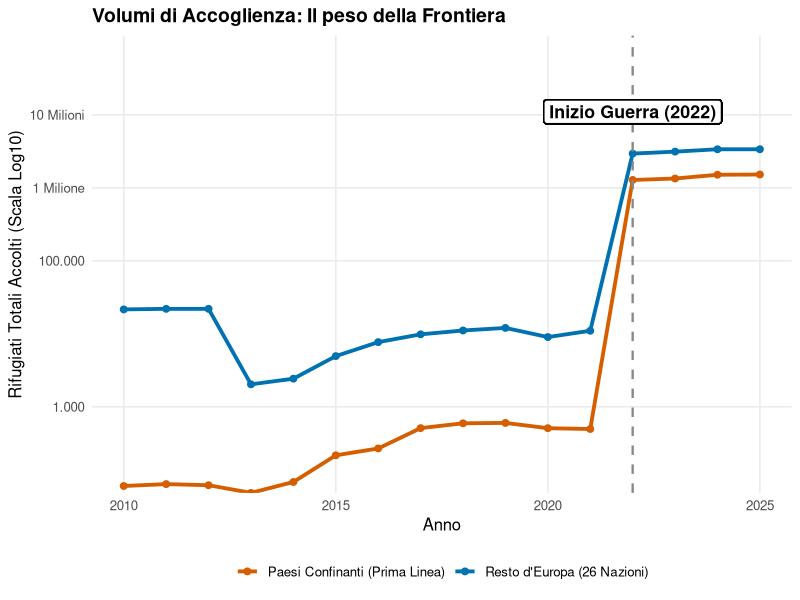
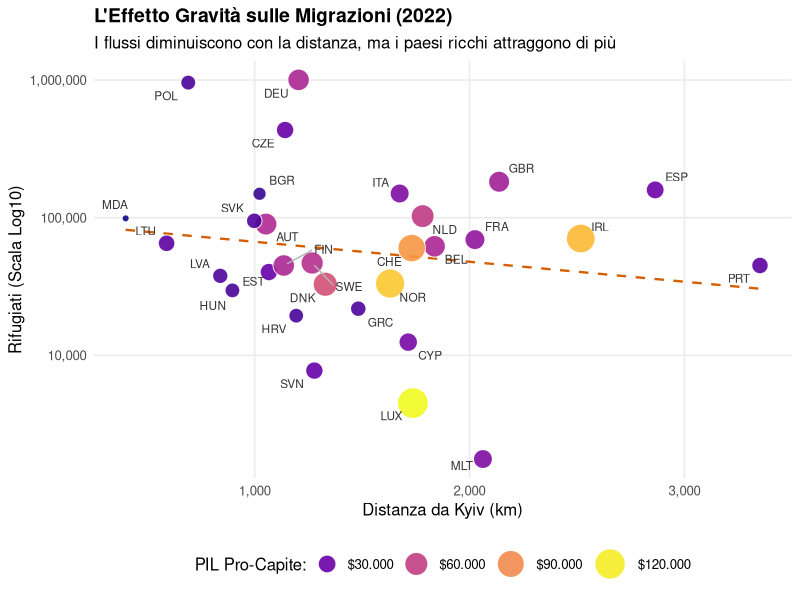
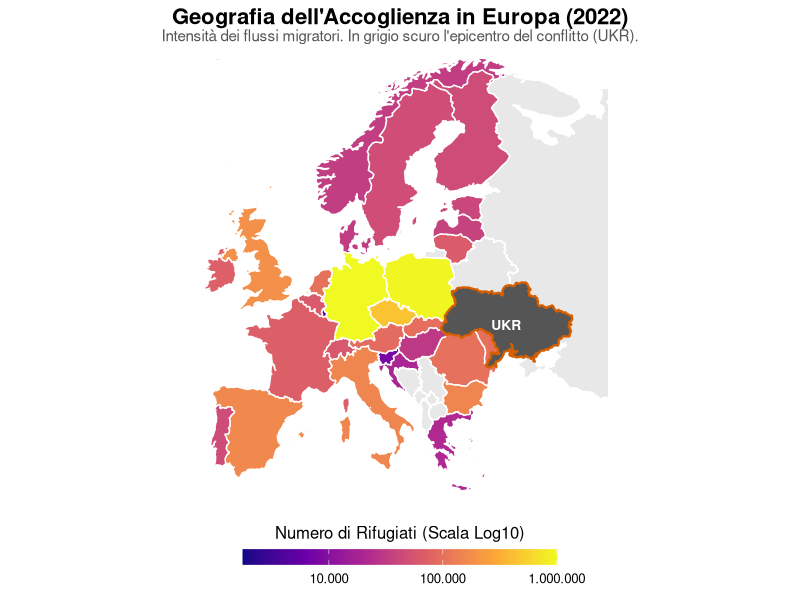
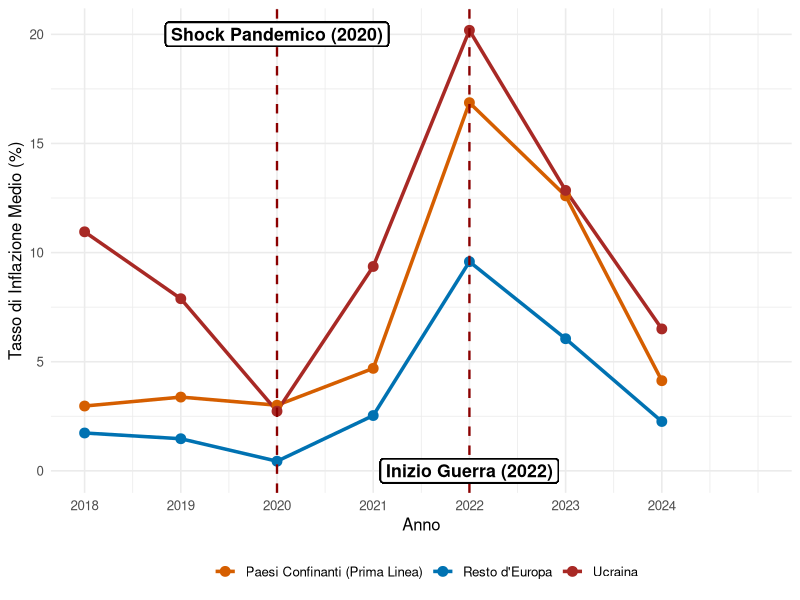
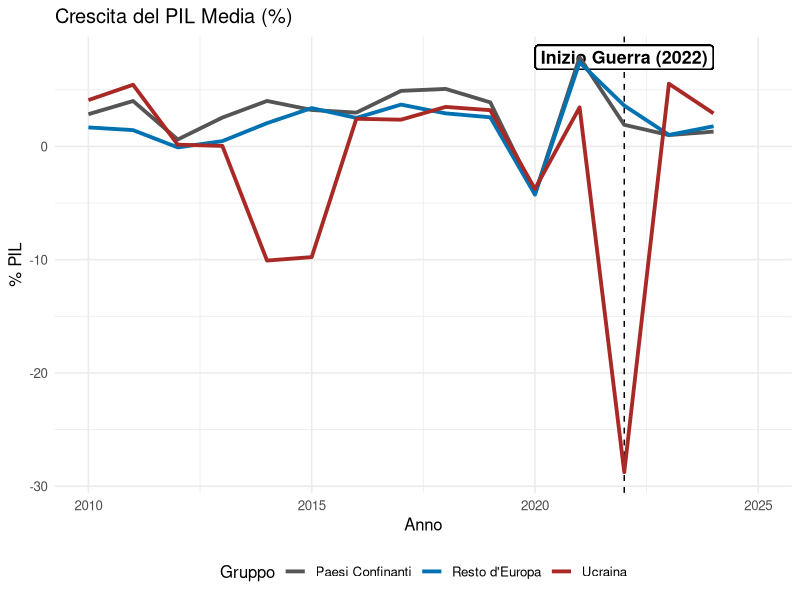

Write R code to recreate these figures, in order.
## ---- chunk 1
#| echo: false
#| message: false
#| warning: false
library(tidyverse)
library(knitr)
library(kableExtra)
library(here)

# Caricamento del dataset (Assicurati che il percorso sia corretto)
master_data <- read_csv(here("DATA/PROCESSED/master_dataset_ukraine.csv"))
df <- read_csv(here("DATA/PROCESSED/dataset_finale_integrato.csv"))
## ---- chunk 2
#| echo: false
#| message: false
#| warning: false

library(knitr)
library(kableExtra)
library(dplyr)

codebook_data <- data.frame(
  Categoria = c("Target (Y)", "Push (X1)", "Pull (X2)", "Friction (X3)", 
                "Macro Shock", "Macro Shock", "Controllo", "Controllo"),
  Variabile = c("Refugees", "Total_Fatalities", "GDP_per_capita", "Dist_km", 
                "crescita_pil", "inflazione", "Periodo", "Confine"),
  Descrizione = c("Flussi rifugiati ucraini", "Intensità conflitto (vittime)", 
                  "Ricchezza paese destinaz.", "Distanza lineare da Kyiv", 
                  "Variazione % PIL reale", "Variazione % prezzi",
                  "Fasi: 2010-13, 14-21, 22-24", "Dummy contiguità (1/0)"),
  Fonte = c("UNHCR", "ACLED", "World Bank", "CEPII", "World Bank", "World Bank", "-", "-")
)

kable(codebook_data, format = "latex", booktabs = TRUE) %>%
  kable_styling(
    latex_options = c("hold_position"),
    font_size = 6
  ) %>%
  column_spec(1, bold = TRUE)
## ---- chunk 3
#| echo: false
#| warning: false
#| message: false

library(tidyverse)
library(knitr)
library(kableExtra)

# Usiamo il dataset definitivo
# (Assicurati che 'df' o 'dataset_finale' sia caricato in memoria)
stats_by_year <- df %>%
  filter(Year >= 2018 & Year <= 2024) %>%
  group_by(Year) %>%
  summarise(
    Tot_Rif = sum(Refugees, na.rm = TRUE),
    Vittime = max(Total_Fatalities, na.rm = TRUE), # max perché è costante per anno
    Infl_Media = mean(inflazione, na.rm = TRUE)
  ) %>%
  mutate(across(where(is.numeric), ~round(., 1)))

# Tabella professionale con 4 colonne
kable(stats_by_year, format = "latex", booktabs = TRUE, 
      col.names = c("Anno", "Tot. Rifugiati", "Vittime Guerra", "Inflazione Media (%)")) %>%
  kable_styling(latex_options = c("striped", "hold_position"), font_size = 8) %>%
  # Evidenziamo la riga del 2022 (quarta riga se partiamo dal 2018)
  row_spec(5, bold = TRUE, background = "#F2F2F2")
## ---- chunk 4
#| echo: false
#| warning: false
#| message: false
#| fig-align: "center"
#| out-width: "85%"
#| fig-height: 4.2

library(tidyverse)
library(scales)
library(here)

# Carichiamo il dataset unico
df <- read_csv(here("DATA/PROCESSED/dataset_finale_integrato.csv"))

# Creiamo i gruppi e calcoliamo la SOMMA dei rifugiati
df_flussi <- df %>%
  filter(iso3 != "UKR") %>% # Escludiamo l'Ucraina (origine)
  mutate(Gruppo = if_else(iso3 %in% c("POL", "ROU", "SVK", "HUN", "MDA"), 
                          "Paesi Confinanti (Prima Linea)", 
                          "Resto d'Europa (26 Nazioni)")) %>%
  group_by(Year, Gruppo) %>%
  summarise(Totale_Rifugiati = sum(Refugees, na.rm = TRUE), .groups = "drop")

# Creiamo il grafico
ggplot(df_flussi, aes(x = Year, y = Totale_Rifugiati + 1, color = Gruppo)) +
  geom_line(linewidth = 1.3) +
  geom_point(size = 2) +
  
  # Linea dell'invasione
  geom_vline(xintercept = 2022, linetype = "dashed", color = "#888888", linewidth = 0.8) +
  geom_label(aes(x = 2022, y = 11000000, label = "Inizio Guerra (2022)"),
             size = 4.5, color = "black", fontface = "bold", fill = "white", label.size = 0.5) +
  
  # Scala Logaritmica
  scale_y_log10(
    breaks = c(1, 1000, 100000, 1000000, 10000000),
    labels = c("0", "1.000", "100.000", "1 Milione", "10 Milioni"),
    expand = expansion(mult = c(0, 0.2)) 
  ) +
  
  # Colori coordinati con l'analisi macroeconomica successiva
  scale_color_manual(values = c(
    "Paesi Confinanti (Prima Linea)" = "#D55E00", 
    "Resto d'Europa (26 Nazioni)" = "#0072B2"
  )) +
  
  theme_minimal(base_size = 12) +
  theme(
    legend.position = "bottom",
    legend.title = element_blank(), 
    plot.title = element_text(face = "bold", size = 14),
    panel.grid.minor = element_blank()
  ) +
  labs(
    title = "Volumi di Accoglienza: Il peso della Frontiera",
    x = "Anno",
    y = "Rifugiati Totali Accolti (Scala Log10)"
  )
## ---- chunk 5
#| fig-pos: "H"
#| fig-width: 8
#| fig-height: 5
#| out-width: "100%"
#| warning: false
#| message: false

library(ggplot2)
library(scales)
library(ggrepel)
library(dplyr)
library(tidyr) # Ci serve per la funzione drop_na()

master_data %>%
  # 1. Pulizia: Togliamo chi ha 0 rifugiati (evita log di 0) 
  filter(Year == 2022, Refugees > 0) %>%
  # E togliamo eventuali righe con dati mancanti per evitare i Warning
  drop_na(Dist_km, GDP_per_capita, Refugees) %>%
  
  ggplot(aes(x = Dist_km, y = Refugees)) +
  
  geom_smooth(method = "lm", se = FALSE, color = "#D55E00", linetype = "dashed", linewidth = 0.8) +
  
  # 2. Doppio mapping: Size E Fill dipendono entrambi dal PIL pro-capite
  geom_point(aes(size = GDP_per_capita, fill = GDP_per_capita), 
             shape = 21, color = "white", alpha = 0.9) +
  
  geom_text_repel(aes(label = iso3), 
                  size = 3, color = "#333333",
                  box.padding = 0.4, point.padding = 0.3, segment.color = "grey70") +
  
  # Formattazione assi pulita
  scale_y_log10(labels = comma) +
  scale_x_continuous(labels = comma) +
  
  # 3. Risoluzione errori formato numeri e unione legende
  # Diamo a entrambe le scale lo STESSO nome così R le unisce in una sola legenda
  scale_size_continuous(name = "PIL Pro-Capite:", 
                        range = c(2, 10), 
                        labels = dollar_format(prefix = "$", big.mark = ".", decimal.mark = ",")) +
  
  scale_fill_viridis_c(name = "PIL Pro-Capite:", 
                       option = "plasma", # Palette che va dal viola scuro al giallo chiaro
                       labels = dollar_format(prefix = "$", big.mark = ".", decimal.mark = ",")) +
  
  # Forziamo la legenda a combinare dimensione e colore nei pallini in basso
  guides(fill = guide_legend(), size = guide_legend()) +
  
  theme_minimal(base_size = 12) +
  theme(
    legend.position = "bottom",
    plot.title = element_text(face = "bold", size = 14),
    panel.grid.minor = element_blank()
  ) +
  labs(
    title = "L'Effetto Gravità sulle Migrazioni (2022)",
    subtitle = "I flussi diminuiscono con la distanza, ma i paesi ricchi attraggono di più",
    x = "Distanza da Kyiv (km)", 
    y = "Rifugiati (Scala Log10)"
  )
## ---- chunk 6
#| fig-pos: "H"
#| fig-width: 8
#| fig-height: 7
#| out-width: "100%"
#| message: false
#| warning: false

library(ggplot2)
library(sf)
library(rnaturalearth)
library(rnaturalearthdata)
library(dplyr)
library(scales)

# 1. Scarichiamo i confini dell'Europa
europe <- ne_countries(scale = "medium", returnclass = "sf", continent = "Europe")

# 2. Filtriamo i nostri dati per il 2022
map_data_2022 <- master_data %>% filter(Year == 2022)

# 3. Uniamo usando adm0_a3 (molto più affidabile di iso_a3 per i confini)
europe_data <- europe %>% 
  left_join(map_data_2022, by = c("adm0_a3" = "iso3"))

# 4. Disegniamo la mappa
ggplot(data = europe_data) +
  # Livello 1: Sfondo per tutti i paesi europei (grigio chiaro)
  geom_sf(fill = "#E8E8E8", color = "white", linewidth = 0.4) +
  
  # Livello 2: Coloriamo solo i paesi del nostro dataset con i rifugiati
  geom_sf(aes(fill = Refugees), color = "white", linewidth = 0.5) +
  
  # Livello 3: Evidenziamo l'Ucraina come "Epicentro" (grigio scuro, bordo rosso)
  geom_sf(data = europe_data %>% filter(adm0_a3 == "UKR"),
          fill = "#555555", color = "#D55E00", linewidth = 0.8) +
  geom_sf_text(data = europe_data %>% filter(adm0_a3 == "UKR"),
               aes(label = "UKR"), color = "white", size = 3.5, fontface = "bold") +
  
  # Inquadratura allargata per includere Portogallo, Scandinavia e Cipro
  coord_sf(xlim = c(-12, 45), ylim = c(34, 71), expand = FALSE) +
  
  # Scala colori "Plasma" con legenda orizzontale formattata
  scale_fill_viridis_c(
    option = "plasma", 
    trans = "log10", 
    labels = comma_format(big.mark = ".", decimal.mark = ","),
    na.value = "transparent", # Lascia trasparire lo sfondo grigio
    name = "Numero di Rifugiati (Scala Log10)",
    guide = guide_colorbar(
      direction = "horizontal",
      barheight = unit(4, "mm"),
      barwidth = unit(80, "mm"),
      title.position = "top",
      title.hjust = 0.5
    )
  ) +
  
  # Tema mappa pulito
  theme_void(base_size = 12) +
  theme(
    legend.position = "bottom",
    legend.margin = margin(t = 10, b = 10),
    plot.title = element_text(face = "bold", size = 16, hjust = 0.5),
    plot.subtitle = element_text(size = 11, hjust = 0.5, color = "#555555", margin = margin(b = 10)),
  ) +
  labs(
    title = "Geografia dell'Accoglienza in Europa (2022)",
    subtitle = "Intensità dei flussi migratori. In grigio scuro l'epicentro del conflitto (UKR)."
  )
## ---- chunk 7
#| echo: false
#| warning: false
#| message: false
#| fig-align: "center"
#| out-width: "85%"
#| fig-width: 8
#| fig-height: 4.2

library(tidyverse)
library(here)

df <- read_csv(here("DATA/PROCESSED/dataset_finale_integrato.csv"))

# Calcoliamo la media dell'inflazione per i TRE gruppi (inclusa Ucraina)
df_inflazione <- df %>%
  filter(Year >= 2018) %>%
  mutate(Gruppo = case_when(
    iso3 == "UKR" ~ "Ucraina",
    iso3 %in% c("POL", "ROU", "SVK", "HUN", "MDA") ~ "Paesi Confinanti (Prima Linea)", 
    TRUE ~ "Resto d'Europa"
  )) %>%
  group_by(Year, Gruppo) %>%
  summarise(Media_Inflazione = mean(inflazione, na.rm = TRUE), .groups = 'drop')

# Creiamo il grafico
ggplot(df_inflazione, aes(x = Year, y = Media_Inflazione, color = Gruppo)) +
  geom_line(linewidth = 1.2) +
  geom_point(size = 3) +
  geom_vline(xintercept = 2022, linetype = "dashed", color = "darkred", linewidth = 0.8) +
  geom_vline(xintercept = 2020, linetype = "dashed", color = "darkred", linewidth = 0.8) +
    geom_label(
    aes(x = 2022, y = 0), label = "Inizio Guerra (2022)", na.rm = TRUE,
    size = 4.5, color = "black", fontface = "bold", fill = "white", label.size = 0.5,
    inherit.aes = FALSE
  ) + 
  geom_label(
    aes(x = 2020, y = 20), label = "Shock Pandemico (2020)", na.rm = TRUE,
    size = 4.5, color = "black", fontface = "bold", fill = "white", label.size = 0.5,
    inherit.aes = FALSE
  ) +
  scale_color_manual(values = c(
    "Ucraina" = "#A82925",                           # Rosso scuro (Epicentro)
    "Paesi Confinanti (Prima Linea)" = "#D55E00",    # Arancione (Frontiera)
    "Resto d'Europa" = "#0072B2"                     # Blu (Periferia/Resto)
  )) +
  scale_x_continuous(breaks = 2018:2024) +
  labs(
    y = "Tasso di Inflazione Medio (%)",
    x = "Anno",
    color = ""
  ) +
  theme_minimal(base_size = 12) +
  theme(legend.position = "bottom")
## ---- chunk 8
#| echo: false
#| message: false
#| warning: false

library(tidyverse)
library(here)

# Carichiamo il dataset unico
df <- read_csv(here("DATA/PROCESSED/dataset_finale_integrato.csv"))

# Creiamo le categorie per il confronto
df_groups <- df %>%
  mutate(Gruppo = case_when(
    iso3 == "UKR" ~ "Ucraina",
    iso3 %in% c("POL", "ROU", "SVK", "HUN", "MDA") ~ "Paesi Confinanti",
    TRUE ~ "Resto d'Europa"
  )) %>%
  # Calcoliamo le medie per gruppo per ogni anno
  group_by(Year, Gruppo, periodo) %>%
  summarise(
    crescita_pil = mean(crescita_pil, na.rm = TRUE),
    inflazione = mean(inflazione, na.rm = TRUE),
    .groups = "drop"
  )
## ---- chunk 9
ggplot(df_groups, aes(x = Year, y = crescita_pil, color = Gruppo)) +
  geom_vline(xintercept = 2022, linetype = "dashed", color = "black") + 
  geom_label(aes(x = 2022, y = max(df_groups$crescita_pil, na.rm = TRUE), label = "Inizio Guerra (2022)"),
             size = 4.5, color = "black", fontface = "bold", fill = "white", label.size = 0.5) +
  geom_line(linewidth = 1.3) +
  scale_color_manual(values = c(
    "Ucraina" = "#A82925",          # Rosso Unibo
    "Paesi Confinanti" = "#555555", # Grigio scuro
    "Resto d'Europa" = "#0072B2"    # Blu accademico
  )) +
  theme_minimal(base_size = 12) +
  labs(title = "Crescita del PIL Media (%)", x = "Anno", y = "% PIL") +
  theme(legend.position = "bottom")
## ---- chunk 10
#| echo: false
#| message: false
#| warning: false

library(tidyverse)
library(knitr)
library(kableExtra)

# Prepariamo i dati filtrando i periodi di interesse
df_stats <- df %>%
  filter(periodo %in% c("Pre-guerra", "Post-guerra")) %>%
  mutate(Gruppo = case_when(
    iso3 == "UKR" ~ "UKR",
    iso3 %in% c("POL", "ROU", "SVK", "HUN", "MDA") ~ "Conf.",
    TRUE ~ "Resto"
  )) %>%
  group_by(Gruppo, periodo) %>%
  summarise(
    Media = mean(crescita_pil, na.rm = TRUE),
    SD = sd(crescita_pil, na.rm = TRUE),
    Min = min(crescita_pil, na.rm = TRUE),
    Max = max(crescita_pil, na.rm = TRUE),
    .groups = "drop"
  )

kable(df_stats, format = "latex", booktabs = TRUE, digits = 1) %>%
  kable_styling(latex_options = c("striped", "scale_down"), font_size = 6) %>%
  column_spec(3, bold = TRUE, color = ifelse(df_stats$Media < 0, "red", "black"))
## ---- chunk 11
#| echo: false
#| message: false
#| warning: false

df_stats_infl <- df %>%
  filter(periodo %in% c("Pre-guerra", "Post-guerra")) %>%
  mutate(Gruppo = case_when(
    iso3 == "UKR" ~ "UKR",
    iso3 %in% c("POL", "ROU", "SVK", "HUN", "MDA") ~ "Conf.",
    TRUE ~ "Resto"
  )) %>%
  group_by(Gruppo, periodo) %>%
  summarise(
    Media = mean(inflazione, na.rm = TRUE),
    SD = sd(inflazione, na.rm = TRUE),
    Min = min(inflazione, na.rm = TRUE),
    Max = max(inflazione, na.rm = TRUE),
    .groups = "drop"
  )

kable(df_stats_infl, format = "latex", booktabs = TRUE, digits = 1) %>%
  kable_styling(latex_options = c("striped", "scale_down"), font_size = 6)
## ---- chunk 12
#| echo: false
#| message: false
#| warning: false

library(knitr)
library(kableExtra)

conf_post <- df |> 
  filter(iso3 %in% c("POL", "ROU", "SVK", "HUN", "MDA"),
         periodo == "Post-guerra") |> 
  pull(GDP_per_capita)

nonconf_post <- df |> 
  filter(!iso3 %in% c("POL", "ROU", "SVK", "HUN", "MDA", "UKR"),
         periodo == "Post-guerra") |> 
  pull(GDP_per_capita)

test_pil <- t.test(conf_post, nonconf_post, var.equal = FALSE)

data.frame(
  ` ` = c("Media Confinanti", "Media Non Confinanti", "Differenza", 
           "t-statistic", "Gradi libertà", "p-value", "IC 95% inf", "IC 95% sup"),
  Valore = c(
    round(mean(conf_post, na.rm = TRUE), 1),
    round(mean(nonconf_post, na.rm = TRUE), 1),
    round(mean(conf_post, na.rm = TRUE) - mean(nonconf_post, na.rm = TRUE), 1),
    round(test_pil$statistic, 4),
    round(test_pil$parameter, 1),
    round(test_pil$p.value, 4),
    round(test_pil$conf.int[1], 1),
    round(test_pil$conf.int[2], 1)
  )
) |>
  kable(format = "latex", booktabs = TRUE, 
        col.names = c("Statistica", "Valore"),
        align = "lc") |>
  kable_styling(latex_options = c("striped", "hold_position"), font_size = 8) |>
  row_spec(4:6, bold = TRUE)
## ---- chunk 13
#| echo: false
#| message: false
#| warning: false

conf_infl <- df |> 
  filter(iso3 %in% c("POL", "ROU", "SVK", "HUN", "MDA"),
         periodo == "Post-guerra") |> 
  pull(inflazione)

nonconf_infl <- df |> 
  filter(!iso3 %in% c("POL", "ROU", "SVK", "HUN", "MDA", "UKR"),
         periodo == "Post-guerra") |> 
  pull(inflazione)

test_infl <- t.test(conf_infl, nonconf_infl, var.equal = FALSE)

data.frame(
  ` ` = c("Media Confinanti", "Media Non Confinanti", "Differenza",
           "t-statistic", "Gradi libertà", "p-value", "IC 95% inf", "IC 95% sup"),
  Valore = c(
    round(mean(conf_infl, na.rm = TRUE), 2),
    round(mean(nonconf_infl, na.rm = TRUE), 2),
    round(mean(conf_infl, na.rm = TRUE) - mean(nonconf_infl, na.rm = TRUE), 2),
    round(test_infl$statistic, 4),
    round(test_infl$parameter, 1),
    round(test_infl$p.value, 4),
    round(test_infl$conf.int[1], 2),
    round(test_infl$conf.int[2], 2)
  )
) |>
  kable(format = "latex", booktabs = TRUE,
        col.names = c("Statistica", "Valore"),
        align = "lc") |>
  kable_styling(latex_options = c("striped", "hold_position"), font_size = 8) |>
  row_spec(4:6, bold = TRUE)
## ---- chunk 14
#| echo: false
#| message: false
#| warning: false

conf_pre <- df |> 
  filter(iso3 %in% c("POL", "ROU", "SVK", "HUN", "MDA"),
         periodo == "Pre-guerra") |> 
  pull(crescita_pil)

conf_post_pil <- df |> 
  filter(iso3 %in% c("POL", "ROU", "SVK", "HUN", "MDA"),
         periodo == "Post-guerra") |> 
  pull(crescita_pil)

rest_pre <- df |> 
  filter(!iso3 %in% c("POL", "ROU", "SVK", "HUN", "MDA", "UKR"),
         periodo == "Pre-guerra") |> 
  pull(crescita_pil)

rest_post <- df |> 
  filter(!iso3 %in% c("POL", "ROU", "SVK", "HUN", "MDA", "UKR"),
         periodo == "Post-guerra") |> 
  pull(crescita_pil)

test_conf  <- t.test(conf_pre, conf_post_pil, var.equal = FALSE)
test_resto <- t.test(rest_pre, rest_post, var.equal = FALSE)

data.frame(
  Gruppo = c("Confinanti", "Confinanti", "Confinanti",
             "Resto Europa", "Resto Europa", "Resto Europa"),
  Statistica = rep(c("t-statistic", "p-value", "Differenza media"), 2),
  Valore = c(
    round(test_conf$statistic, 4),
    round(test_conf$p.value, 4),
    round(mean(conf_pre, na.rm=TRUE) - mean(conf_post_pil, na.rm=TRUE), 2),
    round(test_resto$statistic, 4),
    round(test_resto$p.value, 4),
    round(mean(rest_pre, na.rm=TRUE) - mean(rest_post, na.rm=TRUE), 2)
  )
) |>
  kable(format = "latex", booktabs = TRUE, align = "llc") |>
  kable_styling(latex_options = c("striped", "hold_position"), font_size = 8) |>
  pack_rows("Confinanti: Pre vs Post-guerra", 1, 3) |>
  pack_rows("Resto Europa: Pre vs Post-guerra", 4, 6)
## ---- chunk 15

#| echo: false
#| message: false
#| warning: false

library(tidyverse)
library(knitr)
library(kableExtra)
library(here)

df <- read_csv(here("DATA/PROCESSED/dataset_finale_integrato.csv"))

# Separiamo pre-2022 e post-2022
pre_2022 <- df %>%
  filter(Year < 2022, Year >= 2018) %>%
  select(Refugees, Total_Fatalities, inflazione) %>%
  na.omit()

post_2022 <- df %>%
  filter(Year >= 2022) %>%
  select(Refugees, Total_Fatalities, inflazione) %>%
  na.omit()

# Test t per rifugiati
test_rif <- t.test(pre_2022$Refugees, post_2022$Refugees, var.equal = FALSE)

# Test t per vittime
test_vit <- t.test(pre_2022$Total_Fatalities, post_2022$Total_Fatalities, var.equal = FALSE)

# Test t per inflazione
test_inf <- t.test(pre_2022$inflazione, post_2022$inflazione, var.equal = FALSE)

# Tabella risultati
results <- data.frame(
  Variabile = c("Rifugiati", "Vittime", "Inflazione (%)"),
  Media_Pre = c(
    round(mean(pre_2022$Refugees, na.rm = TRUE), 0),
    round(mean(pre_2022$Total_Fatalities, na.rm = TRUE), 0),
    round(mean(pre_2022$inflazione, na.rm = TRUE), 2)
  ),
  Media_Post = c(
    round(mean(post_2022$Refugees, na.rm = TRUE), 0),
    round(mean(post_2022$Total_Fatalities, na.rm = TRUE), 0),
    round(mean(post_2022$inflazione, na.rm = TRUE), 2)
  ),
  t_stat = c(
    round(test_rif$statistic, 3),
    round(test_vit$statistic, 3),
    round(test_inf$statistic, 3)
  ),
  p_value = c(
    round(test_rif$p.value, 4),
    round(test_vit$p.value, 4),
    round(test_inf$p.value, 4)
  ),
  Sig = c(
    if_else(test_rif$p.value < 0.001, "***", 
            if_else(test_rif$p.value < 0.01, "**", 
                    if_else(test_rif$p.value < 0.05, "*", ""))),
    if_else(test_vit$p.value < 0.001, "***", 
            if_else(test_vit$p.value < 0.01, "**", 
                    if_else(test_vit$p.value < 0.05, "*", ""))),
    if_else(test_inf$p.value < 0.001, "***", 
            if_else(test_inf$p.value < 0.01, "**", 
                    if_else(test_inf$p.value < 0.05, "*", "")))
  )
)

kable(results, format = "latex", booktabs = TRUE,
      col.names = c("Variabile", "Media Pre-2022", "Media Post-2022", 
                    "t-stat", "p-value", "Sig."),
      align = "lcccccc") %>%
  kable_styling(latex_options = c("striped", "hold_position"), font_size = 7) %>%
  row_spec(0, bold = TRUE)
## ---- chunk 16
#| echo: false
#| message: false
#| warning: false

library(knitr)
library(kableExtra)

variabili_df <- data.frame(
  Variabile = c("$Y_{it}$", "$\\Delta R_{it}$", "$C_i$", "$T_t$", 
                "$C_i \\times T_t$", "$\\Delta R_{it} \\times T_t$", 
                "$INF_{it}$", "$FAT_{it}$", "$1/Dist_i$", "$\\epsilon_{it}$"),
  Descrizione = c("PIL pro capite (USD correnti)", 
                  "Flusso migratorio annuo (\\textit{delta} rifugiati)",
                  "Dummy paesi confinanti (1/0)", 
                  "Dummy post-guerra ($t \\ge 2022$)", 
                  "Interazione: confinanza $\\times$ post-guerra",
                  "Interazione: flusso migratorio $\\times$ post-guerra", 
                  "Tasso di inflazione (\\%)", 
                  "Vittime totali di conflitto",
                  "Distanza inversa da Kyiv (effetto gravità)",
                  "Termine di errore"),
  Tipo = c("Continua", "Continua", "Dummy", "Dummy", 
           "Interazione", "Interazione", "Continua", "Continua", "Continua", "-"),
  Fonte = c("World Bank", "UNHCR", "-", "-", "-", "-", "World Bank", "ACLED", "CEPII", "-")
)

kable(variabili_df, format = "latex", booktabs = TRUE, escape = FALSE, align = "clcc") %>%
  kable_styling(latex_options = c("striped", "scale_down"), font_size = 6.5) %>%
  row_spec(0, bold = TRUE) %>%
  row_spec(c(2, 9), bold = TRUE)
## ---- chunk 17
#| echo: false
#| message: false
#| warning: false

library(broom)
library(knitr)
library(kableExtra)

df_model <- df |>
  filter(Year <= 2024, iso3 != "UKR") |>
  arrange(iso3, Year) |>
  group_by(iso3) |>
  mutate(delta_refugees = Refugees - lag(Refugees)) |>
  ungroup() |>
  mutate(
    inv_dist = 1 / Dist_km,
    C_i  = if_else(iso3 %in% c("POL", "ROU", "SVK", "HUN", "MDA"), 1, 0),
    T_t  = if_else(Year >= 2022, 1, 0),
    CxT  = C_i * T_t,
    DRxT = delta_refugees * T_t
  ) |>
  filter(!is.na(delta_refugees))

modello <- lm(
  GDP_per_capita ~ delta_refugees + C_i + T_t + CxT + DRxT +
                   inflazione + Total_Fatalities + inv_dist,
  data = df_model
)

s <- summary(modello)

tidy(modello, conf.int = TRUE) |>
  mutate(
    term = c("Intercetta",
             "$\\Delta R_{it}$",
             "$C_i$",
             "$T_t$",
             "$C_i \\times T_t$",
             "$\\Delta R_{it} \\times T_t$",
             "$INF_{it}$",
             "$FAT_{it}$",
             "$1/Dist_i$"),
    sig = case_when(
      p.value < 0.001 ~ "***",
      p.value < 0.01  ~ "**",
      p.value < 0.05  ~ "*",
      p.value < 0.1   ~ ".",
      TRUE            ~ ""
    )
  ) |>
  select(term, estimate, std.error, statistic, p.value, sig) |>
  mutate(across(where(is.numeric), \(x) round(x, 3))) |>
  kable(format = "latex", booktabs = TRUE, escape = FALSE,
        col.names = c("Variabile", "Stima", "Std. Error", "t-stat", "p-value", "")) |>
  kable_styling(latex_options = c("striped", "hold_position"), font_size = 7) |>
  row_spec(0, bold = TRUE) |>
  footnote(
    general = "Signif.: *** p$<$0.001,  ** p$<$0.01,  * p$<$0.05 . p$<$0.1",
    escape = FALSE,
    general_title = "",
    footnote_as_chunk = TRUE
  )
